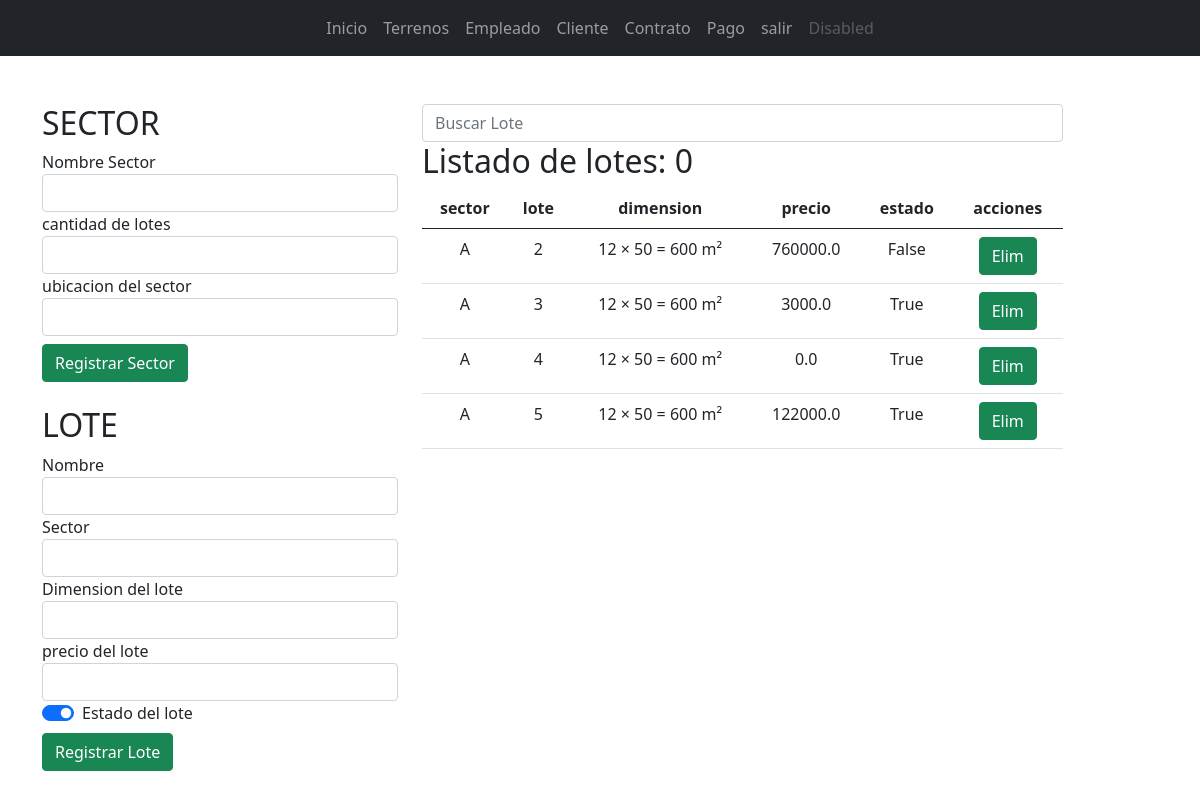
The page /terreno/ (signed in) on the database its author committed.
### app_lotificadora/models.py (models this page shows, shortened)
class Lote(models.Model):
    nombre = models.CharField(max_length=35)
    sector = models.ForeignKey(Sector,on_delete=models.CASCADE, null=True)
    dimension = models.CharField(max_length=40, null=True, blank=True)
    precio = models.FloatField(default=0, null=True, blank=True)
    estado = models.BooleanField(null=True, blank=True)

class Sector(models.Model):
    nombre = models.CharField(max_length=35)
    cantidad = models.FloatField(default=0, null=True, blank=True)
    ubicacion = models.CharField(max_length=40, null=True)
    def __str__(self):
        return self.nombre

### app_lotificadora/views.py (the view, shortened to what this page needs)
# urls.py: path('terreno/', views.terreno, name="terreno"),
def terreno(request):
    q = request.GET.get('q')
    if q:
        sec = Sector.objects.filter(nombre__startswith=q).order_by('nombre')
        lot = Lote.objects.filter(nombre__startswith=q).order_by('nombre')
    else:
        sec = Sector.objects.all().order_by('nombre')
        lot = Lote.objects.all().order_by('nombre')
    ctx = {
        'terreno': sec,
        'terreno': lot,
    }
    return render(request, 'terreno/terreno.html', ctx)

### app_lotificadora/templates/terreno/terreno.html (shortened to what this page needs)
{% extends "base.html" %}
{% block container %}
    <div class="row">
        <div class="col-md-4">
            <div class="col">
                <div class="col-md-12">
                    <h2>SECTOR</h2>
                    {% if v %}
                    <form action="{% url 'mantenimiento_vendedor' v.id %}" method="post" id="#frm-terreno">
                    {% else %}
                    <form action="" method="post" id="#frm-terreno">
                    {% endif %}
                        <div>
                            <label for="txt-nombre">Nombre Sector</label>
                            <input type="text" value="{{ t.nombre }}" class="form-control" id="txt-nombre" name="txt-nombre" required autofocus>
                        </div>
                        <div>
                            <label for="txt-cantidad">cantidad de lotes</label>
                            <input type="text" value="{{ t.cantidad }}" class="form-control" id="txt-cantidad" name="txt-cantidad" required autofocus>
                        </div>
                        <div>
                            <label for="txt-ubicacion">ubicacion del sector</label>
                            <input type="text" value="{{ t.ubicacion }}" class="form-control" id="txt-ubicacion" name="txt-ubicacion" required autofocus>
                        </div>
                        <div class="mt-2">
                            {% if t %}
                            <input type="submit" class="btn btn-success" value="actualizar Cliente">
                            {% else %}
                            <input type="submit" class="btn btn-success" value="Registrar Sector">
                            {% endif %}
                        </div>
                    </form>
                </div>
                <div class="col-md-12 mt-4">
                    <h2>LOTE</h2>
                    {% if t %}
                    <form action="{% url 'mantenimiento_vendedor' v.id %}" method="post" id="#frm-terreno">
                    {% else %}
                    <form action="" method="post" id="#frm-terreno">
                    {% endif %}
                        <div>
                            <label for="txt-nombre">Nombre</label>
                            <input type="text" class="form-control" id="txt-nombre" name="txt-nombre">
                        </div>
                        <div>
                            <label for="cbo-sector">Sector</label>
                            <input type="text" class="form-control" id="cbo-sector" name="cbo-sector">
                        </div>
                        <div>
                            <label for="txt-dimension">Dimension del lote</label>
                            <input type="text" class="form-control" id="txt-dimension" name="txt-dimension">
                        </div>
                        <div>
                            <label for="txt-precio">precio del lote</label>
                            <input type="text" class="form-control" id="txt-precio" name="txt-precio">
                        </div>
                        <div class="form-check form-switch">
                            <input class="form-check-input" type="checkbox" id="chk-estado" checked>
                            <label class="form-check-label" for="chk-estado">Estado del lote</label>
                        </div>
                        <div class="mt-2">
                            {% if t %}
                            <input type="submit" class="btn btn-success" value="actualizar Cliente">
                            {% else %}
                            <input type="submit" class="btn btn-success" value="Registrar Lote">
                            {% endif %}
                        </div>
                    </form>
                </div>
            </div>
        </div>
        <div class="col-md-7">
            <form action="" method="get">
                <input type="search" name="q" value="{{ q }}" class="form-control" placeholder="Buscar Lote">
            </form>
            <h2>Listado de lotes: {{ lote|length }}</h2>
            <div class="table-responsive">
                <table class="table table-hover">
                    <thead>
                        <tr class="text-center">
                            <th>sector</th>
                            <th>lote</th>
                            <th>dimension</th>
                            <th>precio</th>
                            <th>estado</th>
                            <th>acciones</th>
                        </tr>
                    </thead>
                    <tbody>
                        {% for l in terreno %}
                            <tr class="text-center">
                                <td>{{ l.sector }}</td>
                                <td>{{ l.nombre }}</td>
                                <td>{{ l.dimension }}</td>
                                <td>{{ l.precio }}</td>
                                <td>{{ l.estado }}</td>
                                <td>
                                    <a onclick="if (!confirm('Confirme la eliminacion')) return false;" href="{% url 'eliminar_terreno' l.id %}" type="submit" class="btn btn-success" value="eliminar">Elim</a>
                                </td>
                            </tr>
                        {% empty %}
                            <div class="alert alert-danger">No se encuentran lotes</div>
                        {% endfor %}
                    </tbody>
                </table>
            </div>
        </div>
    </div>
{% endblock  %}

### rows shown on the page
Lote: sector "A", nombre "2", dimension "12 × 50 = 600 m²", precio "760000.0", estado "False"
Lote: sector "A", nombre "3", dimension "12 × 50 = 600 m²", precio "3000.0", estado "True"
Lote: sector "A", nombre "4", dimension "12 × 50 = 600 m²", precio "0.0", estado "True"
Lote: sector "A", nombre "5", dimension "12 × 50 = 600 m²", precio "122000.0", estado "True"

### other values the page prints
{{ lote|length }} "0"
